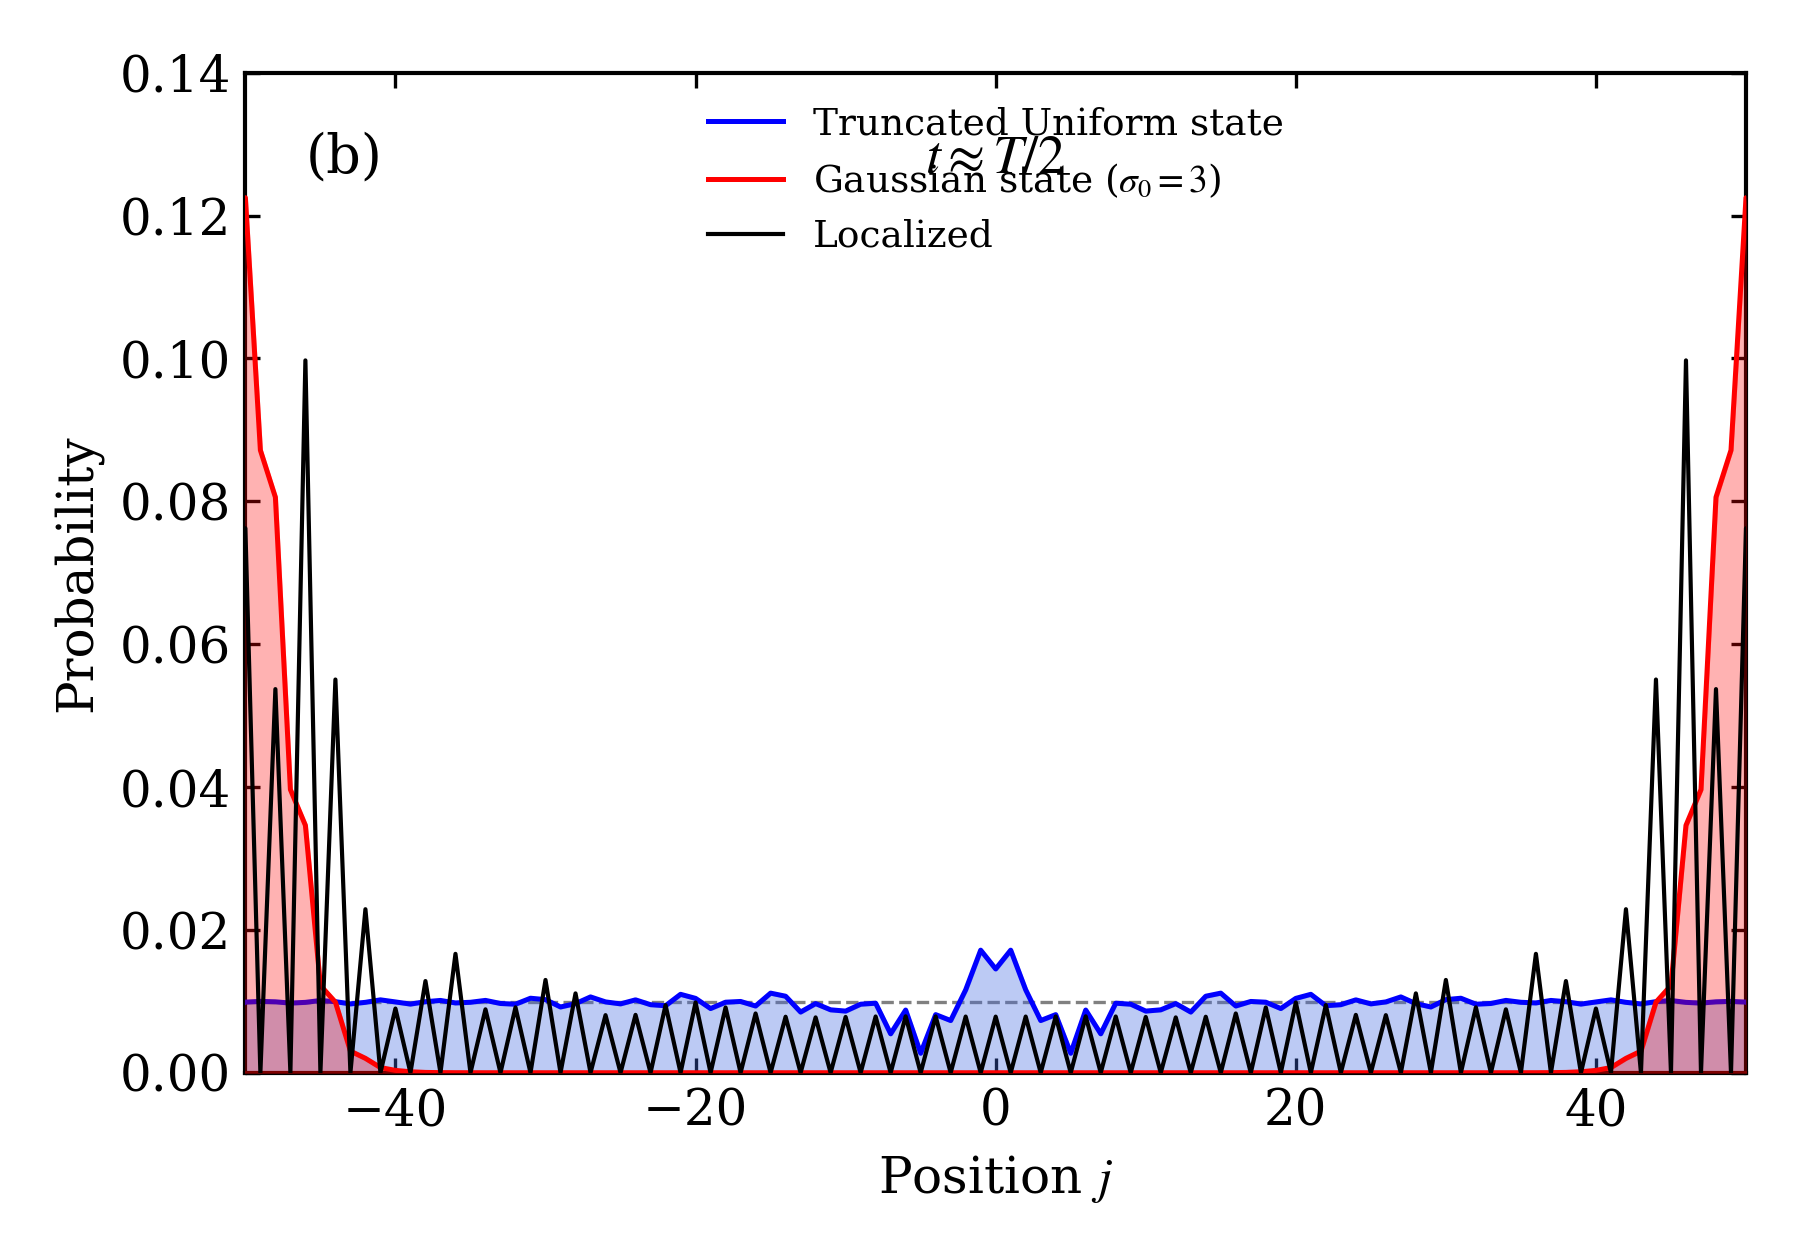

Recreate this plot in Python.
r"""
Reprodução do Painel (b) da FIG. 2
'Stiffness in Confined Quantum Walks'
Distribuição de probabilidade em t \approx T/2.
"""

import numpy as np
import matplotlib.pyplot as plt
from qw_simulation import load_or_run_simulation, setup_matplotlib_style

def main():
    setup_matplotlib_style()
    data = load_or_run_simulation()
    
    j = data['j_full']
    p_loc = data['snaps_loc'][1]
    p_gauss = data['snaps_gauss'][1]
    p_unif = data['snaps_unif'][1]
    
    fig, ax = plt.subplots(figsize=(6, 4.2), dpi=200)
    
    # Linha da distribuição uniforme teórica de referência
    ax.axhline(1.0 / 101, color='gray', linestyle='--', lw=0.8, zorder=1)
    
    # 1. Truncated Uniform state (Azul com preenchimento)
    ax.fill_between(j, 0, p_unif, color='#4169e1', alpha=0.35, zorder=2)
    ax.plot(j, p_unif, color='blue', lw=1.2, label='Truncated Uniform state', zorder=3)
    
    # 2. Gaussian state (sigma_0 = 3) (Vermelho com preenchimento)
    ax.fill_between(j, 0, p_gauss, color='red', alpha=0.30, zorder=4)
    ax.plot(j, p_gauss, color='red', lw=1.2, label=r'Gaussian state ($\sigma_0 = 3$)', zorder=5)
    
    # 3. Localized state (Preto, linha contínua)
    ax.plot(j, p_loc, color='black', lw=1.0, label='Localized', zorder=6)
    
    # Rótulos do painel e do tempo
    ax.text(0.04, 0.90, "(b)", transform=ax.transAxes, fontsize=13)
    ax.text(0.50, 0.90, r"$t \approx T/2$", transform=ax.transAxes, ha='center', fontsize=13)
    
    ax.set_xlim(-50, 50)
    ax.set_ylim(0.00, 0.14)
    ax.set_xticks([-40, -20, 0, 20, 40])
    ax.set_yticks(np.arange(0.00, 0.15, 0.02))
    ax.yaxis.set_major_formatter(plt.FormatStrFormatter('%.2f'))
    
    ax.set_xlabel(r"Position $j$", fontsize=12)
    ax.set_ylabel(r"Probability", fontsize=12)
    ax.legend(frameon=False, loc="upper center", fontsize=9)
    
    plt.tight_layout()
    plt.savefig("fig2_panel_b.png", dpi=300)
    print("Salvo: fig2_panel_b.png")
    plt.close()

if __name__ == "__main__":
    main()
